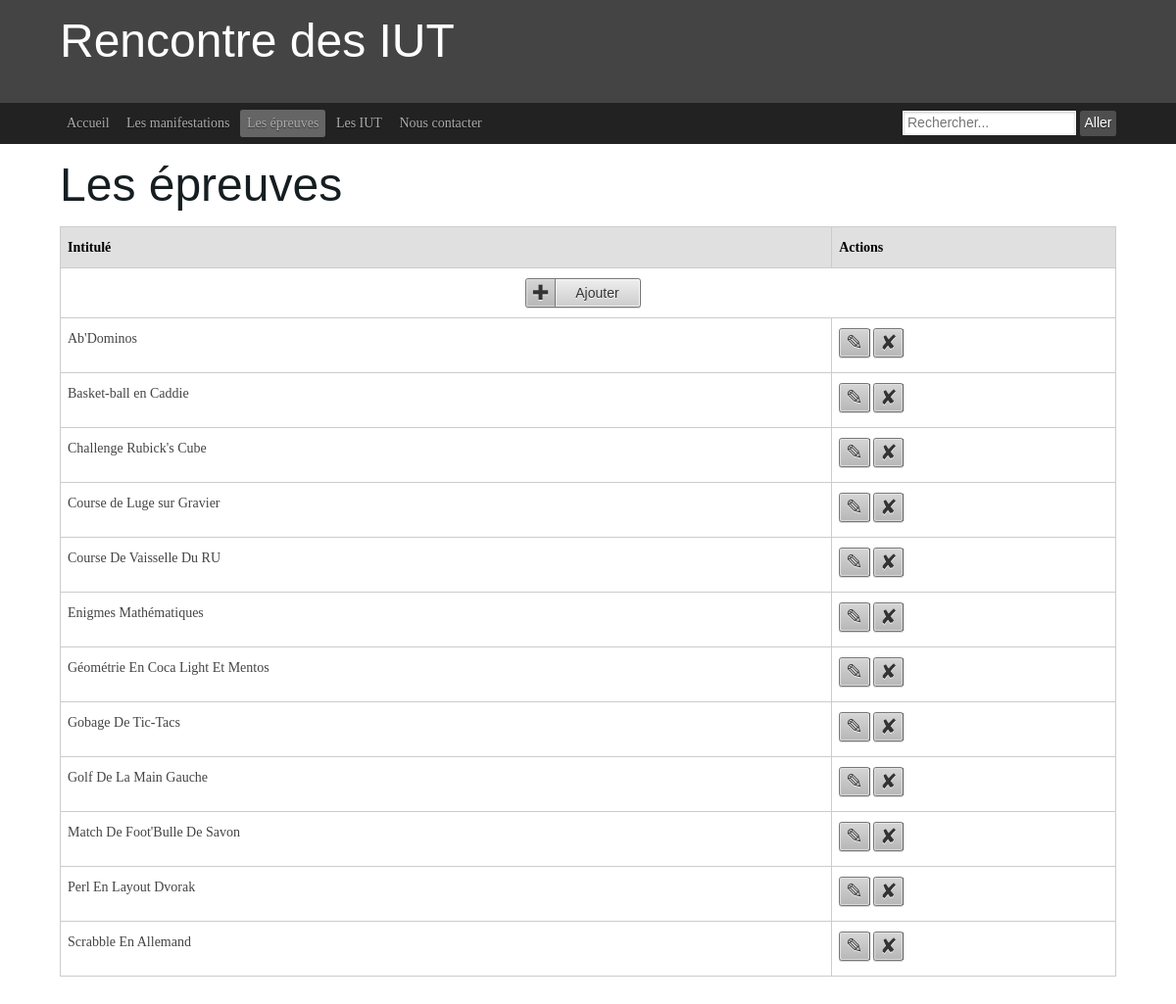
/epreuves.php, run on the app's committed database.
### tables this page shows
create table epreuve (
numEpreuve int(5) not null auto_increment,
intitule varchar(80),
primary key(numEpreuve)
);

### queryUtil.php (called while the page is built, shortened)
<?php
function query($query) {
    $bdd = mysqli_connect('aquassaut.pwnz.org','proje','tbdd','projet');
    $result = mysqli_query($bdd, $query);
    return mysqli_fetch_all($result);
}
?>

### epreuves.php (the view, shortened to what this page needs)
<?php
require_once "queryUtil.php";
require_once "pageTemplate.php";
function selectAllEpreuves() {
    $q = 'select * from epreuve order by intitule;';
    return query($q);
}
function printAllEpreuves()
{
    $array = selectAllEpreuves();
    echo ('
                    <article class="ym-content">
                        <table class="bordertable">
                            <thead>
                                <tr>
                                    <th>Intitulé</th>
                                    <th>Actions</th>
                                </tr>
                            </thead>
                            <tbody>
                                <tr id="0">
                                    <td colspan="2">
                                        <center>
                                            <button class="ym-button ym-add">Ajouter</button>
                                        </center>
                                    </td>
                                </tr>
    ');
    foreach( $array as $activ)
    {
        echo('
                                <tr id="'.$activ[0].'">
                                    <td>'.$activ[1].'</td>
                                    <td>
                                        <button class="ym-button ym-edit ym-ico-btn"></button>
                                        <button class="ym-button ym-delete ym-ico-btn"> </button></td>
                                </tr>
        ');
    }
    echo ('
                            </tbody>
                        </table>
                    </article>
    ');
}
printAllEpreuves();

### data on the page
epreuve: intitule "Ab'Dominos"
epreuve: intitule "Basket-ball en Caddie"
epreuve: intitule "Challenge Rubick's Cube"
epreuve: intitule "Course de Luge sur Gravier"
epreuve: intitule "Course De Vaisselle Du RU"
epreuve: intitule "Enigmes Mathématiques"
epreuve: intitule "Géométrie En Coca Light Et Mentos"
epreuve: intitule "Gobage De Tic-Tacs"
epreuve: intitule "Golf De La Main Gauche"
epreuve: intitule "Match De Foot'Bulle De Savon"
epreuve: intitule "Perl En Layout Dvorak"
epreuve: intitule "Scrabble En Allemand"

### other printed values
$page[1] "Accueil"
$page[1] "Les manifestations"
$page[1] "Les épreuves"
$page[1] "Les IUT"
$page[1] "Nous contacter"
$title "Les épreuves"
